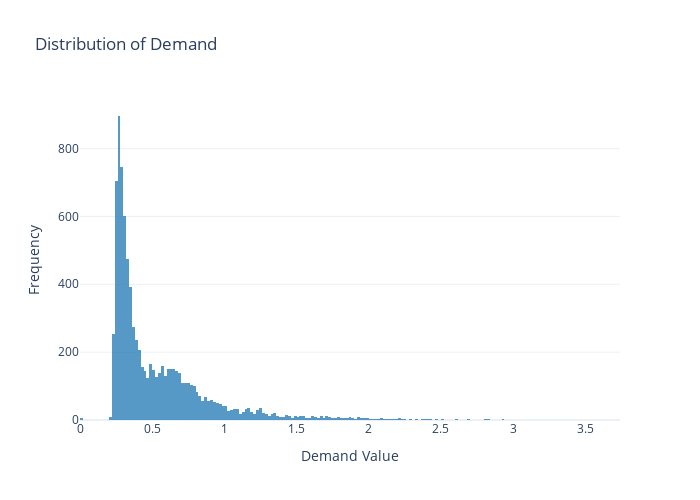
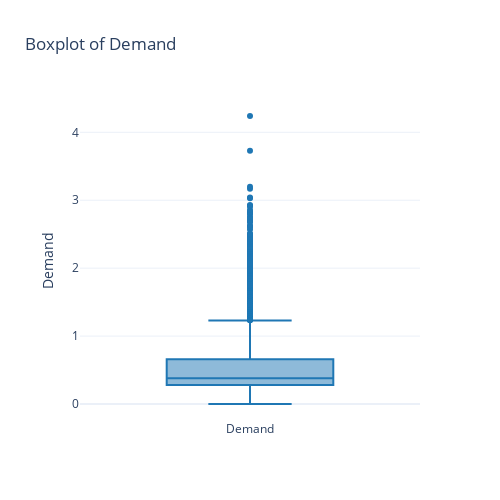
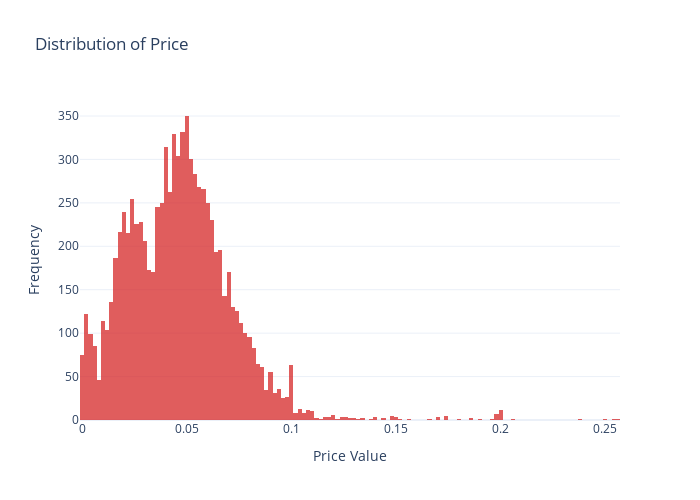
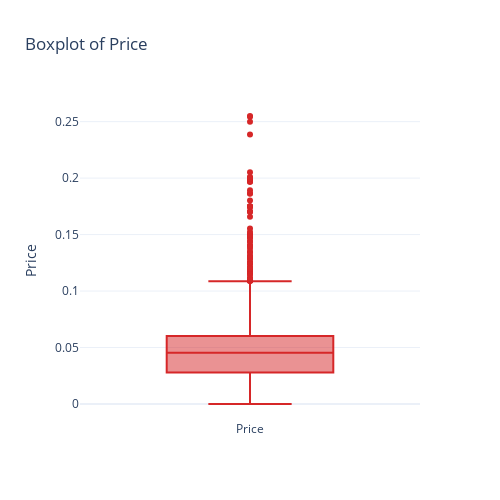

Notebook code cell kept with these figures, in order:
### Markdown cell above
Cell 3: Advanced Visualization with Plotly (Task 3.2)
This is the major update. Instead of static images, we use plotly.graph_objects and make_subplots just like in your course file 06_plotly.ipynb. This creates interactive charts where you can zoom and hover over data.

### Code cell
# --- CELL 3: INDIVIDUAL PLOTS GENERATION (6 SEPARATE FIGURES) ---
import plotly.graph_objects as go
import plotly.io as pio
import os

# 1. Configuración de Estilo
pio.templates.default = "plotly_white"

def save_six_separate_plots(df):
    print("Generating, saving and displaying 6 separate plots...")
    
    # Variables a graficar
    variables = ['demand', 'price', 'pv']
    colors = ['#1f77b4', '#d62728', '#2ca02c'] # Azul, Rojo, Verde
    titles = ['Demand', 'Price', 'PV Generation']
    
    # Carpeta de salida
    output_dir = 'results/task3'
    os.makedirs(output_dir, exist_ok=True)
    
    # Bucle para generar 2 gráficos por cada variable (Total 6)
    for i, col in enumerate(variables):
        if col not in df.columns:
            print(f"Warning: Column '{col}' not found.")
            continue
            
        color = colors[i]
        label = titles[i]
        
        # --- FIGURA A: HISTOGRAMA ---
        fig_hist = go.Figure()
        fig_hist.add_trace(go.Histogram(
            x=df[col], 
            name=label, 
            marker_color=color,
            opacity=0.75
        ))
        
        fig_hist.update_layout(
            title_text=f"Distribution of {label}",
            xaxis_title=f"{label} Value",
            yaxis_title="Frequency",
            height=500, width=700, # Tamaño individual
            showlegend=False
        )
        
        # MOSTRAR EN PANTALLA
        fig_hist.show()
        
        # Guardar Histograma
        path_hist = f"{output_dir}/hist_{col}.png"
        try:
            fig_hist.write_image(path_hist)
            print(f"Saved Histogram: {path_hist}")
        except Exception as e:
            print(f"Error saving {path_hist}: {e}")

        # --- FIGURA B: BOXPLOT ---
        fig_box = go.Figure()
        fig_box.add_trace(go.Box(
            y=df[col], 
            name=label, 
            marker_color=color,
            boxpoints='outliers' # Mostrar puntos atípicos
        ))
        
        fig_box.update_layout(
            title_text=f"Boxplot of {label}",
            yaxis_title=label,
            height=500, width=500, # Más estrecho para boxplot
            showlegend=False
        )
        
        # MOSTRAR EN PANTALLA
        fig_box.show()
        
        # Guardar Boxplot
        path_box = f"{output_dir}/box_{col}.png"
        try:
            fig_box.write_image(path_box)
            print(f"Saved Boxplot: {path_box}")
        except Exception as e:
            print(f"Error saving {path_box}: {e}")

# Ejecutar la función
# Asegúrate de que df_train esté definido antes de ejecutar esto
if 'df_train' in locals():
    save_six_separate_plots(df_train)
else:
    print("Por favor define 'df_train' antes de ejecutar la función.")

### Figure 1 — Plotly figure (JSON) as saved in the notebook; plotly's stock layout.template omitted (floating-point values rounded to 4 significant figures; data arrays with more than 128 entries replaced by an {"elided": "..."} marker saying what was removed)
{"data": [{"marker": {"color": "#1f77b4"}, "name": "Demand", "opacity": 0.75, "type": "histogram", "x": {"elided": "8759 float values"}}], "layout": {"height": 500, "showlegend": false, "title": {"text": "Distribution of Demand"}, "width": 700, "xaxis": {"title": {"text": "Demand Value"}}, "yaxis": {"title": {"text": "Frequency"}}}}

### Figure 2 — Plotly figure (JSON) as saved in the notebook; plotly's stock layout.template omitted (floating-point values rounded to 4 significant figures; data arrays with more than 128 entries replaced by an {"elided": "..."} marker saying what was removed)
{"data": [{"boxpoints": "outliers", "marker": {"color": "#1f77b4"}, "name": "Demand", "type": "box", "y": {"elided": "8759 float values"}}], "layout": {"height": 500, "showlegend": false, "title": {"text": "Boxplot of Demand"}, "width": 500, "yaxis": {"title": {"text": "Demand"}}}}

### Figure 3 — Plotly figure (JSON) as saved in the notebook; plotly's stock layout.template omitted (floating-point values rounded to 4 significant figures; data arrays with more than 128 entries replaced by an {"elided": "..."} marker saying what was removed)
{"data": [{"marker": {"color": "#d62728"}, "name": "Price", "opacity": 0.75, "type": "histogram", "x": {"elided": "8759 float values"}}], "layout": {"height": 500, "showlegend": false, "title": {"text": "Distribution of Price"}, "width": 700, "xaxis": {"title": {"text": "Price Value"}}, "yaxis": {"title": {"text": "Frequency"}}}}

### Figure 4 — Plotly figure (JSON) as saved in the notebook; plotly's stock layout.template omitted (floating-point values rounded to 4 significant figures; data arrays with more than 128 entries replaced by an {"elided": "..."} marker saying what was removed)
{"data": [{"boxpoints": "outliers", "marker": {"color": "#d62728"}, "name": "Price", "type": "box", "y": {"elided": "8759 float values"}}], "layout": {"height": 500, "showlegend": false, "title": {"text": "Boxplot of Price"}, "width": 500, "yaxis": {"title": {"text": "Price"}}}}
